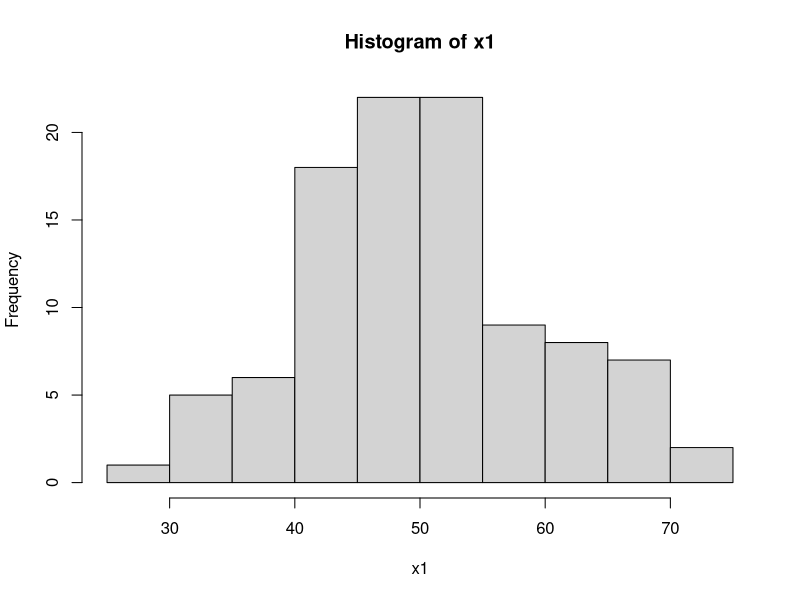
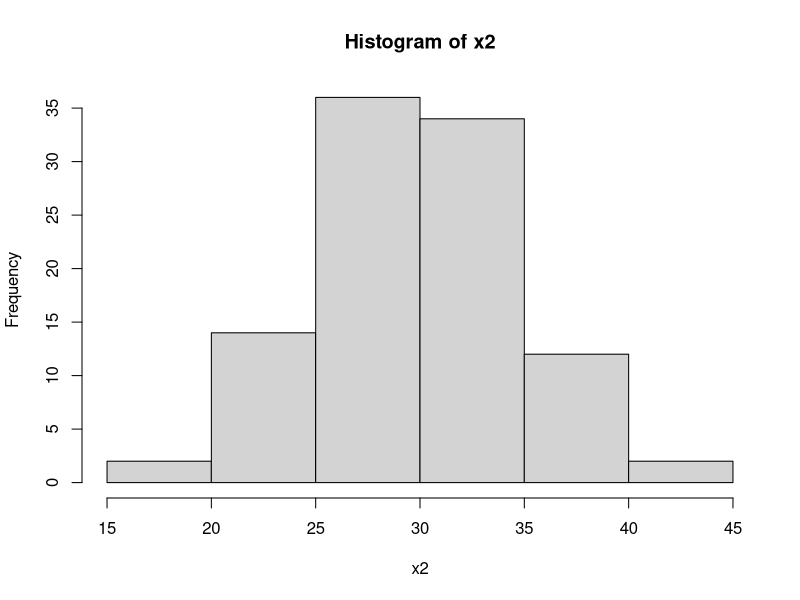
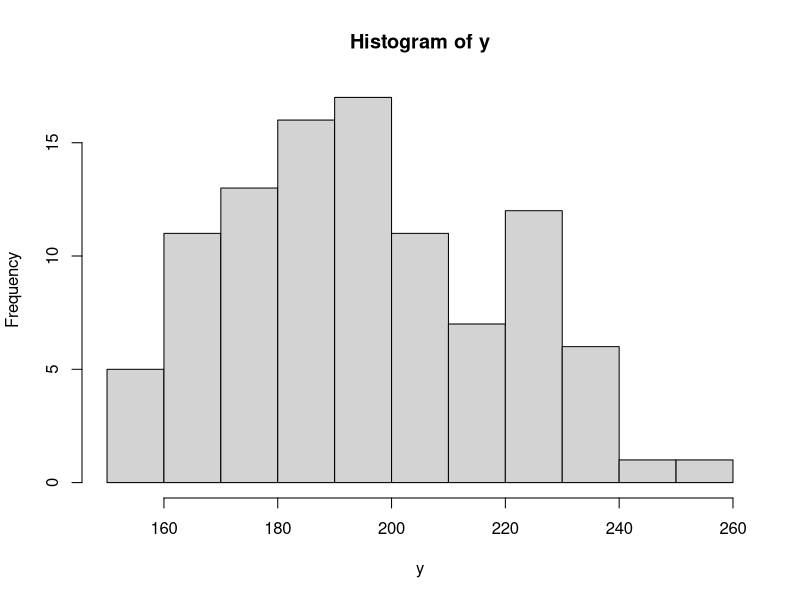
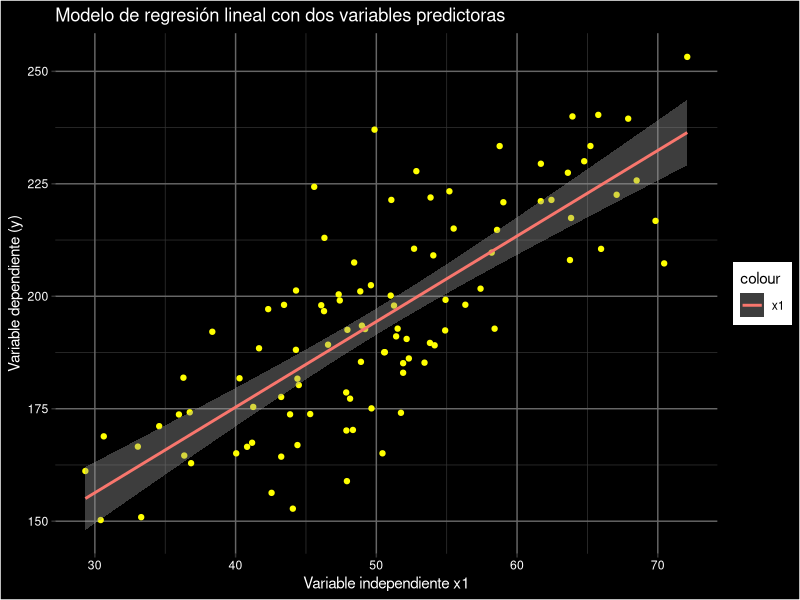
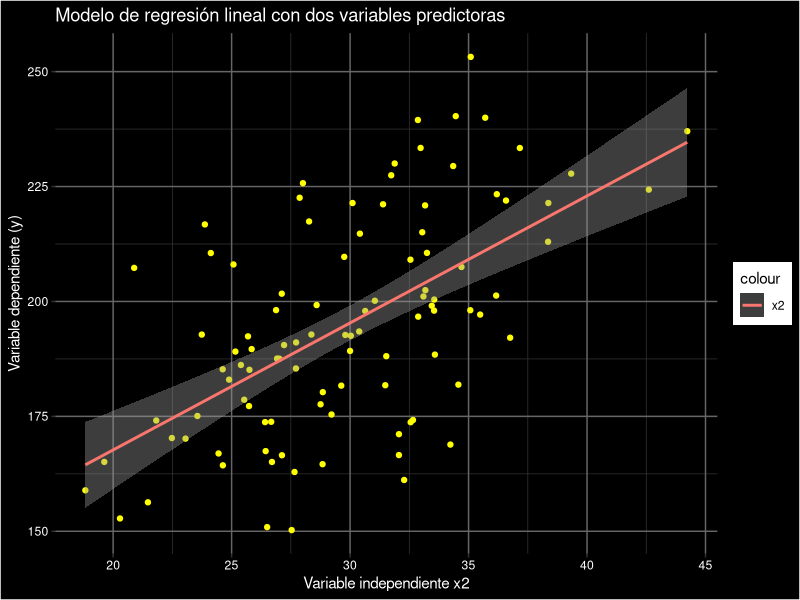

These figures' R source, in order:
# ==========================================================
# Maestría en Ciencia y Análisis de Datos
# Universidad Mayor de San Andrés
# ----------------------------------------------------------
#   Modelos lineales y modelos lineales generalizados
# ----------------------------------------------------------
#        Rolando Gonzales Martinez, Julio 2024
# ==========================================================

# Simulaciones de un modelo lineal multivariado

# Cargar librerías necesarias
library(ggplot2)
library(broom) # install.packages("broom")

# Configurar semilla para reproducibilidad
set.seed(1025)

# Generar datos simulados
n <- 100  # Número de observaciones
x1 <- rnorm(n, mean = 50, sd = 10)  # Variable predictora 1
x2 <- rnorm(n, mean = 30, sd = 5)   # Variable predictora 2

# Parámetros:
beta0 = 5
beta1 = 2
beta2 = 3
error = rnorm(n, mean = 0, sd = 1) # Distribucion Gaussiana (Normal) estandar

y <- beta0 + beta1*x1 + beta2*x2 + error
# y = b0 + b1*x1 + b2*x2 + e

# Graficar histogramas de x1, x2 e y
hist(x1)
hist(x2)
hist(y)

# Combinar x1, x2 e y en un data frame
datos <- data.frame(x1 = x1, x2 = x2, y = y)

# Ajustar el modelo de regresión lineal
modelo_multivariante <- lm(y ~ x1 + x2, data = datos)

# Resumir el modelo
summary(modelo_multivariante)

# Obtener estimaciones intervalicas de los parámetros del modelo
conf_intervals <- confint(modelo_multivariante)

# Mostrar las estimaciones intervalicas
print(conf_intervals)

# Extraer datos para las bandas de predicción
pred_data <- augment(modelo_multivariante, datos)

# Graficar los datos y la línea de regresión con fondo negro, línea azul clara, y puntos amarillos
ggplot(datos, aes(x = x1, y = y)) +
  geom_point(color = "yellow") +
  geom_smooth(method = "lm", aes(color = "x1"), se = TRUE) +
  labs(title = "Modelo de regresión lineal con dos variables predictoras",
       x = "Variable independiente x1",
       y = "Variable dependiente (y)") +
  theme(
    panel.background = element_rect(fill = "black"),
    panel.grid.major = element_line(color = "grey40"),
    panel.grid.minor = element_line(color = "grey20"),
    plot.background = element_rect(fill = "black"),
    plot.title = element_text(color = "white"),
    axis.title = element_text(color = "white"),
    axis.text = element_text(color = "white")
  )

ggplot(datos, aes(x = x2, y = y)) +
  geom_point(color = "yellow") +
  geom_smooth(method = "lm", aes(color = "x2"), se = TRUE) +
  labs(title = "Modelo de regresión lineal con dos variables predictoras",
       x = "Variable independiente x2",
       y = "Variable dependiente (y)") +
  theme(
    panel.background = element_rect(fill = "black"),
    panel.grid.major = element_line(color = "grey40"),
    panel.grid.minor = element_line(color = "grey20"),
    plot.background = element_rect(fill = "black"),
    plot.title = element_text(color = "white"),
    axis.title = element_text(color = "white"),
    axis.text = element_text(color = "white")
  )
